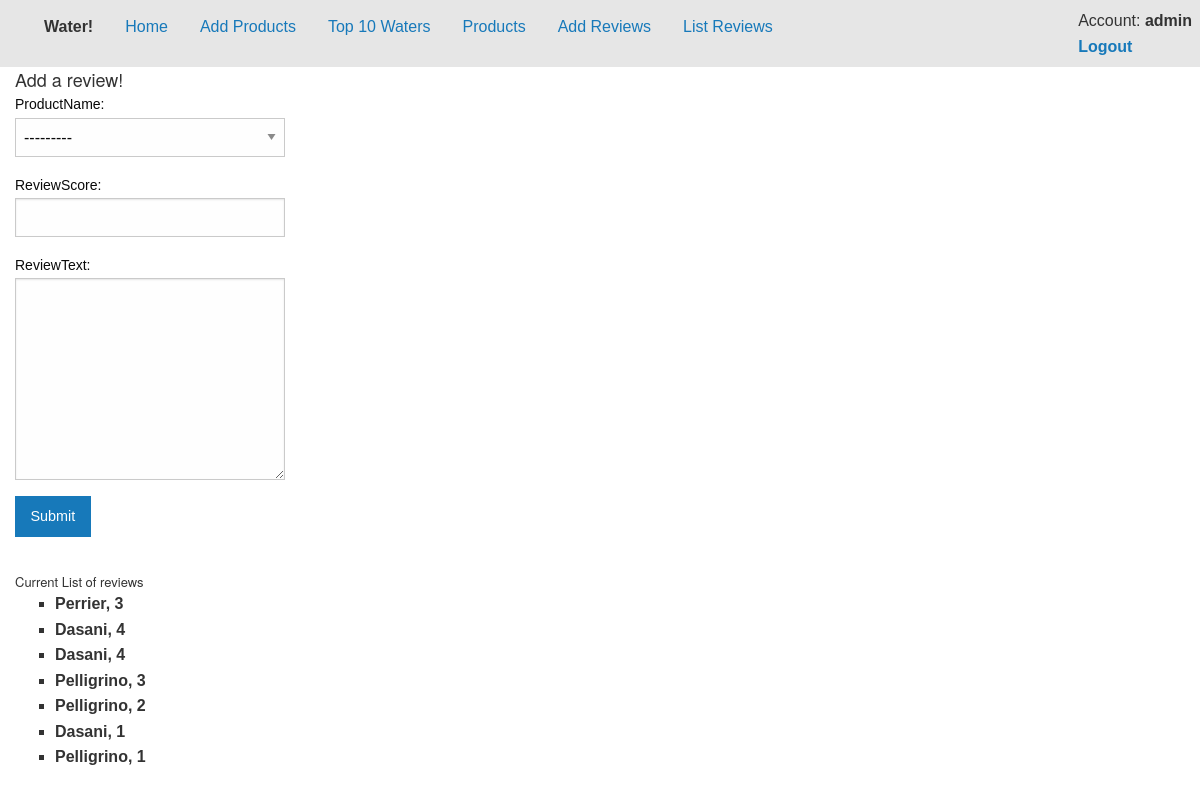
Before: /addReview (signed in) with the older database file.
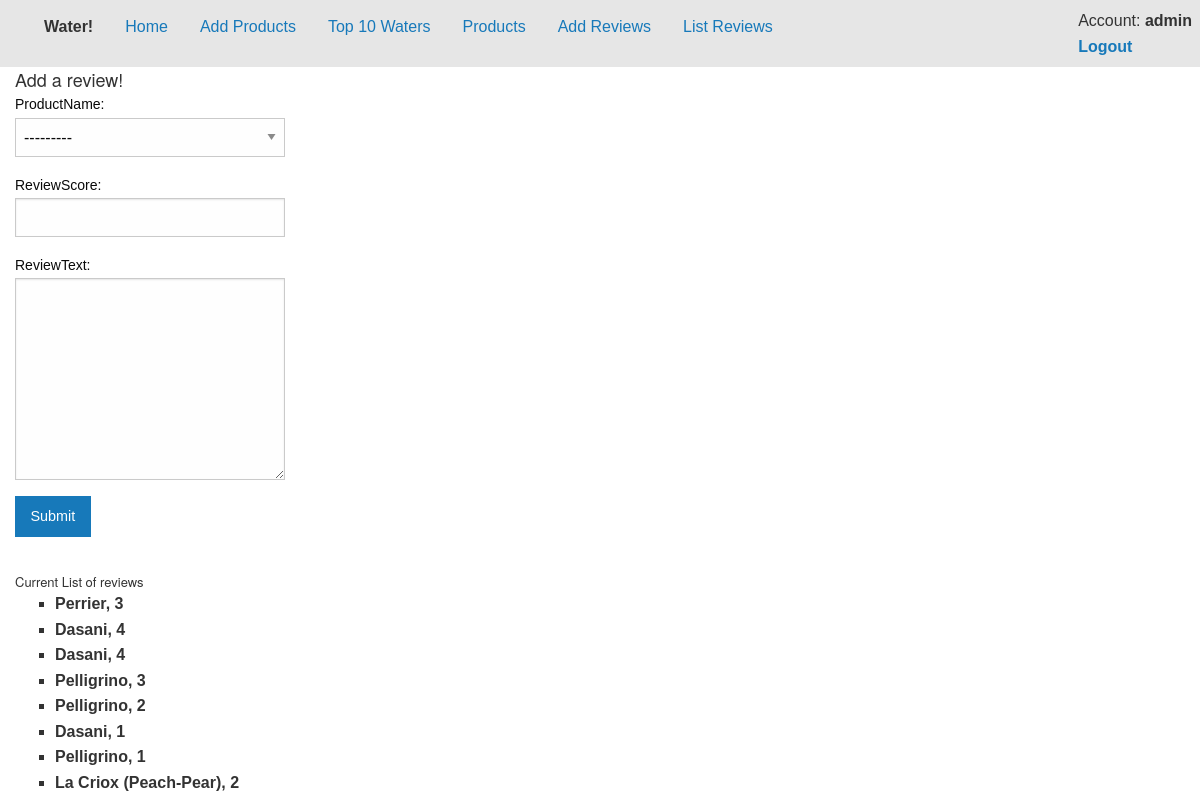
After: the same page with the newer database file.
### AddWater/models.py (models this page shows, shortened)
class Reviews(models.Model):
    ProductName = models.ForeignKey(Products)
    ReviewScore = models.PositiveSmallIntegerField()
    ReviewText = models.TextField()
    ReviewDate = models.DateTimeField(auto_now_add=True, db_index=True)

class Products(models.Model):
    ProductName = models.CharField(max_length=100)
    CATEGORY_CHOICES = (
        ('Sparkling', 'Sparkling'),
        ('Flat', 'Flat'),
    )
    ProductCategory = models.CharField(max_length=9, choices=CATEGORY_CHOICES)
    ProductTotalScore = models.PositiveSmallIntegerField()
    NumberofReviews = models.PositiveSmallIntegerField()
    def __str__(self):
        return self.ProductName

### AddWater/views.py (the view)
# urls.py: url(r'^addReview$', views.addReview, name='addReview'),
@login_required(login_url="/login/")
def addReview(request):
    if request.method == 'POST':
        form = ReviewForm(request.POST)
        prodName = request.POST.get('ProductName') #actually returns the primary key
        prodScore = request.POST.get('ReviewScore')
        prodObj = Products.objects.get(pk=prodName)
        prodObj.ProductTotalScore += int(prodScore)
        prodObj.NumberofReviews += 1
        prodObj.save()
        form.save()
    else:
        form = ReviewForm()
    reviews = Reviews.objects.all()
    context = {
        'title':"Home",
        'content': reviews,
        'form':form,
        }
    return render(request, 'addReview.html', context)

### AddWater/forms.py
class ReviewForm(ModelForm):
    class Meta:
        model = Reviews
        fields = '__all__'

### AddWater/templates/addReview.html (shortened to what this page needs)
{% extends "default.html" %}
{% load static %}
{% block content %}
<div class="row">
  <div class="large-12 columns">
    <h1>Add a review!</h1>
  </div>
</div>
<div class="row">
  <div class="large-12 columns">
    <form action="" method="post">
      <div class="row">
        <div class="large-3 columns">
          {{ form }}
          </div>
      </div>
      <div class="row">
        <div class="large-9 columns">
          <input type="submit" value="Submit" class="button">
        </div>
      </div>
    </form>
  </div>
  <div class="large-12 columns">
    <h2>Current List of reviews</h2>
    <ul>
    {% for element in content %}
    <li>{{ element.ProductName }}, {{ element.ReviewScore }}</li>
    {% endfor %}
    </ul>
  </div>
</div>
{% endblock %}

Changed rows visible on the page:
added Reviews: ProductName "La Criox (Peach-Pear)", ReviewScore "2"
